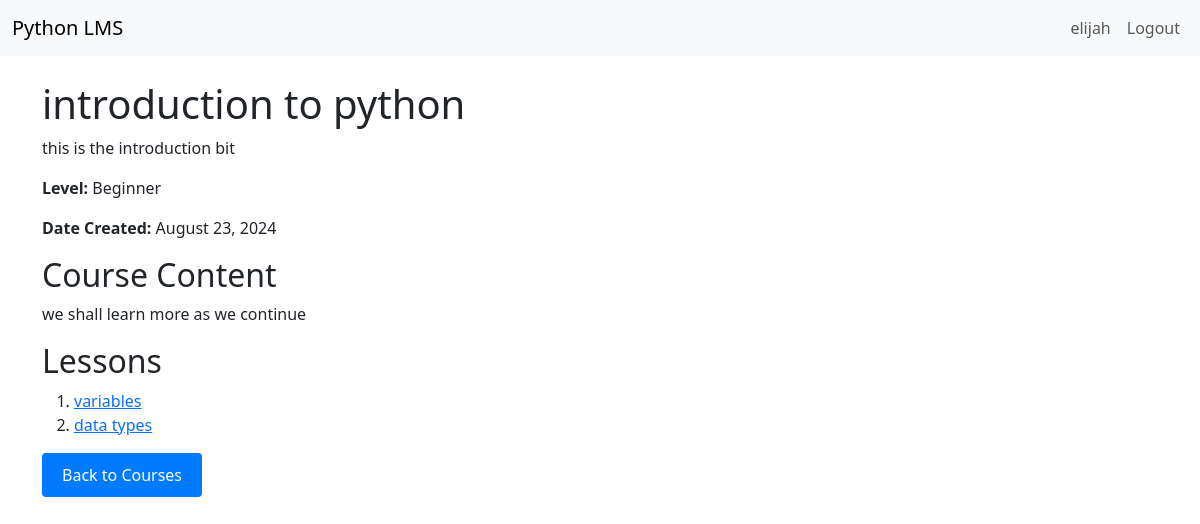
The page /course/1/ (signed in) on the database its author committed.
### learning/models.py (models this page shows, shortened)
class Course(models.Model):
    LEVEL_CHOICES = [
        ('beginner', 'Beginner'),
        ('intermediate', 'Intermediate'),
        ('advanced', 'Advanced'),
    ]
    title = models.CharField(max_length=200)
    description = models.TextField()
    content = models.TextField()
    level = models.CharField(max_length=20, choices=LEVEL_CHOICES)
    created_at = models.DateTimeField(auto_now_add=True)

class Lesson(models.Model):
    course = models.ForeignKey(Course, on_delete=models.CASCADE, related_name='lessons')
    title = models.CharField(max_length=200)
    content = models.TextField()
    order = models.PositiveIntegerField()  # To order lessons in a course
    class Meta:
        ordering = ['order']

### learning/views.py (the view)
# urls.py: path('course/<int:course_id>/', views.course_detail, name='course_detail'),
@login_required
def course_detail(request, course_id):
    course = get_object_or_404(Course, id=course_id)
    lessons = Lesson.objects.filter(course=course).order_by('order')
    print("courses:{course} lesson:{lesson}")
    print(".......................................")
    context = {
        'course': course,
        'lessons': lessons,
    }
    return render(request, 'course_detail.html', context)

### learning/templates/course_detail.html
{% extends 'base.html' %}
{% block content %}
    <h1>{{ course.title }}</h1>
    <p>{{ course.description }}</p>
    <p><strong>Level:</strong> {{ course.get_level_display }}</p>
    <p><strong>Date Created:</strong> {{ course.created_at|date:"F j, Y" }}</p>
    <h2>Course Content</h2>
    <div>
        {{ course.content|linebreaks }}
    </div>
    <h2>Lessons</h2>
    <ol>
    {% for lesson in course.lessons.all %}
        <li><a href="{% url 'lesson_detail' course.id lesson.id %}">{{ lesson.title }}</a></li>
    {% empty %}
        <p>No lessons available for this course.</p>
    {% endfor %}
    </ol>
    <a href="{% url 'course_list' %}">
        <button type="button" style="padding: 10px 20px; background-color: #007bff; color: white; border: none; border-radius: 4px; cursor: pointer;">
            Back to Courses
        </button>
    </a>
{% endblock %}

### learning/templates/base.html (shortened to what this page needs)
<!DOCTYPE html>
<html lang="en">
<head>
    <link href="https://cdn.jsdelivr.net/npm/bootstrap@5.3.0/dist/css/bootstrap.min.css" rel="stylesheet">
</head>
<body>
    <nav class="navbar navbar-expand-lg navbar-light bg-light">
        <div class="container-fluid">
            <a class="navbar-brand" href="{% url 'course_list' %}">Python LMS</a>
            <div class="collapse navbar-collapse">
                <ul class="navbar-nav ms-auto">
                    {% if user.is_authenticated %}
                        <li class="nav-item">
                            <a class="nav-link" href="#">{{ user.username }}</a>
                        </li>
                        <li class="nav-item">
                            <a class="nav-link" href="{% url 'logout' %}">Logout</a>
                        </li>
                    {% endif %}
                </ul>
            </div>
        </div>
    </nav>
    <div class="container mt-4">
        {% block content %}
        {% endblock %}
    </div>
</body>
</html>

### rows shown on the page
Course: title "introduction to python", description "this is the introduction bit", level "Beginner", created_at "August 23, 2024", content "we shall learn more as we continue"
Lesson: title "variables"
Lesson: title "data types"

### other values the page prints
{{ user.username }} "elijah"
